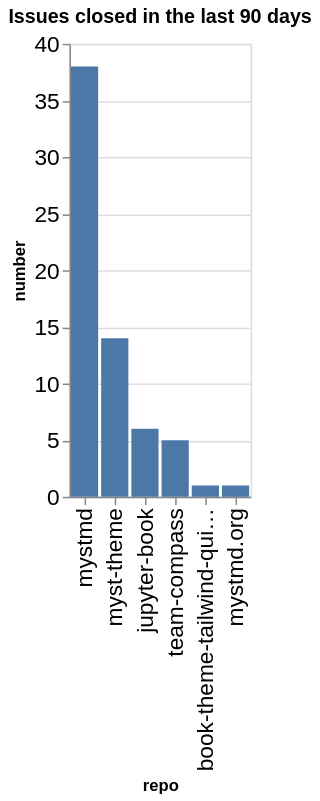

Here is the notebook cell this chart was saved with:
### Code cell
closed_counts = closed.groupby(['org', 'repo']).count()['number'].reset_index()
closed_counts['org/repo'] = closed_counts.apply(lambda a: a['org'] + '/' + a['repo'], axis=1)
sorted_vals = closed_counts.sort_values(['number'], ascending=False)['repo'].values
alt.Chart(data=closed_counts, title=f"Issues closed in the last {n_days} days").mark_bar().encode(
    x=alt.X('repo', sort=alt.Sort(sorted_vals.tolist())),
    y='number',
)

### Figure 1 — Vega-Lite specification as saved in the notebook (floating-point values rounded to 4 significant figures)
{"config": {"axisLeft": {"labelFontSize": 15}, "axisBottom": {"labelFontSize": 15}}, "data": {"name": "data-c9b7b1001a20805d00a8844fd93adce0"}, "mark": {"type": "bar"}, "encoding": {"x": {"field": "repo", "sort": ["mystmd", "myst-theme", "jupyter-book", "team-compass", "book-theme-tailwind-quickstart", "mystmd.org"], "type": "nominal"}, "y": {"field": "number", "type": "quantitative"}}, "title": "Issues closed in the last 90 days", "$schema": "https://vega.github.io/schema/vega-lite/v5.20.1.json", "datasets": {"data-c9b7b1001a20805d00a8844fd93adce0": [{"org": "jupyter-book", "repo": "book-theme-tailwind-quickstart", "number": 1, "org/repo": "jupyter-book/book-theme-tailwind-quickstart"}, {"org": "jupyter-book", "repo": "jupyter-book", "number": 6, "org/repo": "jupyter-book/jupyter-book"}, {"org": "jupyter-book", "repo": "myst-theme", "number": 14, "org/repo": "jupyter-book/myst-theme"}, {"org": "jupyter-book", "repo": "mystmd", "number": 38, "org/repo": "jupyter-book/mystmd"}, {"org": "jupyter-book", "repo": "mystmd.org", "number": 1, "org/repo": "jupyter-book/mystmd.org"}, {"org": "jupyter-book", "repo": "team-compass", "number": 5, "org/repo": "jupyter-book/team-compass"}]}}
